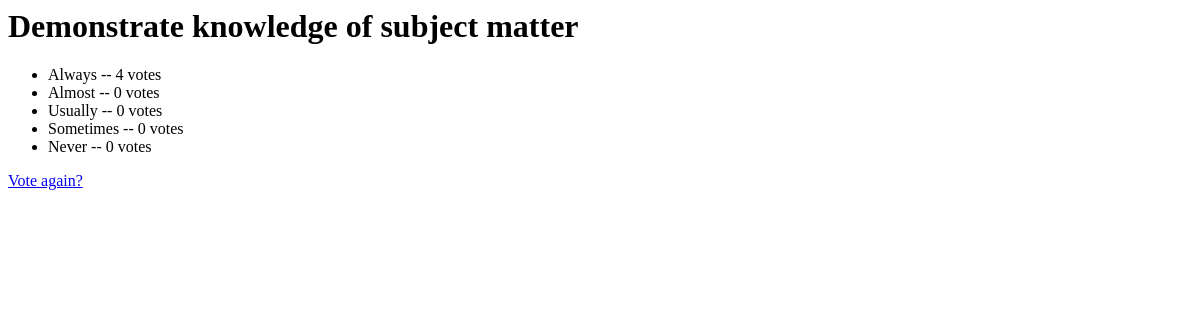
Before: /Question/1/results/ with the older database file.
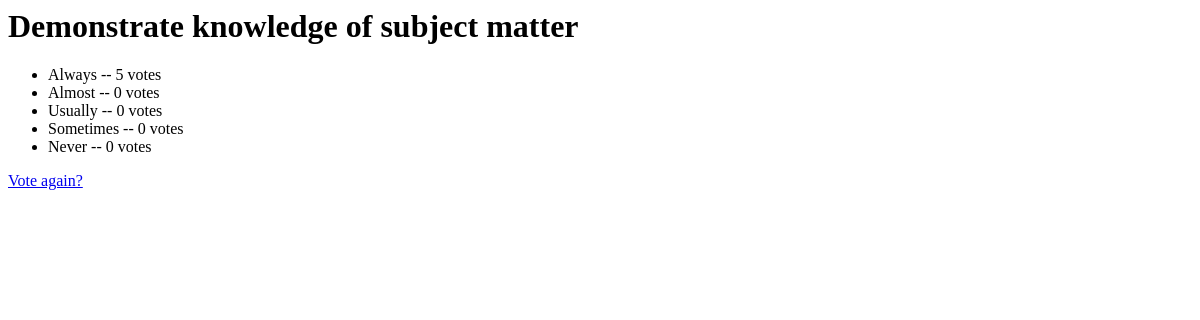
After: the same page with the newer database file.
### Question/models.py (models this page shows, shortened)
class Question(models.Model):
	question_text = models.CharField(max_length=500)
	pub_date = models.DateTimeField('date published')

class Choice(models.Model):
	Name_of_Faculty = models.ForeignKey(detail, on_delete=models.CASCADE)
	question = models.ForeignKey(Question, on_delete=models.CASCADE)
	choice_text = models.CharField(max_length=200)
	votes = models.IntegerField(default=0)
	comment = models.TextField()

### Question/views.py (the view)
# urls.py: url(r'^(?P<question_id>[0-9]+)/results/$', views.results, name='results'),
def results(request, question_id):
    question = get_object_or_404(Question, pk=question_id)
    return render(request, 'result.html', {'question': question})

### Question/templates/result.html
<h1>{{ question.question_text }}</h1>
<ul>
{% for choice in question.choice_set.all %}
    <li>{{ choice.choice_text }} -- {{ choice.votes }} vote{{ choice.votes|pluralize }}</li>
{% endfor %}
</ul>
<a href="{% url 'Question:detail' question.id %}">Vote again?</a>

Changed rows visible on the page:
changed Choice "Always": votes "4" → "5"
